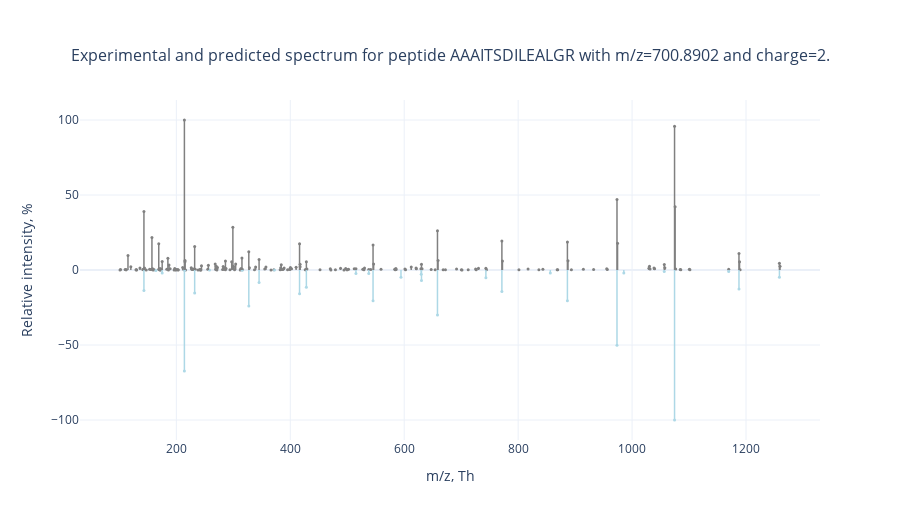

The notebook cell this image was saved under:
### Code cell
plot_mass_spectra(
    mz_values=mz_values, 
    intensity_values=relat_intensity_values,
    predicted=(predicted_df.FragmentMz, predicted_df.RelativeIntensity, predicted_df.ions),
    title=f"Experimental and predicted spectrum for peptide AAAITSDILEALGR with m/z={df_ms2_mirrored[df_ms2_mirrored.scan == scan].prec_mono_mz.values[0]} and charge={df_ms2_mirrored[df_ms2_mirrored.scan == scan].prec_charge.values[0]}."
).show(config=utils.config)

### Figure 1 — Plotly figure (JSON) as saved in the notebook; plotly's stock layout.template omitted (floating-point values rounded to 4 significant figures; data arrays with more than 128 entries replaced by an {"elided": "..."} marker saying what was removed)
{"data": [{"hovertemplate": "<b>m/z:</b> %{x};<br><b>Intensity:</b> %{y}.", "marker": {"color": "grey", "size": 3}, "mode": "markers", "name": "", "showlegend": false, "type": "scatter", "x": {"elided": "204 float values"}, "y": {"elided": "204 float values"}}, {"hovertemplate": "<b>m/z:</b> %{x};<br><b>Intensity:</b> %{y};<br><b>Ion:</b> %{hovertext}.", "hovertext": ["y1_+1", "y2_+1", "b2_+1", "y3_+1", "b3_+1", "y4_+1", "b4_+1", "b4_+2", "y5_+1", "b5_+1", "b5_+2", "y6_+1", "b6_+1", "b6_+2", "y7_+1", "b7_+1", "b7_+2", "y8_+1", "b8_+1", "b8_+2", "y9_+1", "b9_+1", "y10_+1", "y10_+2", "b10_+1", "y11_+1", "y11_+2", "b11_+1", "y12_+1", "y12_+2", "b12_+1"], "marker": {"color": "lightblue", "size": 3}, "mode": "markers", "name": "", "showlegend": false, "type": "scatter", "x": [175.1, 232.1, 143.1, 345.2, 214.1, 416.3, 327.2, 164.1, 545.3, 428.3, 214.6, 658.4, 515.3, 258.1, 771.5, 630.3, 315.7, 886.5, 743.4, 372.2, 973.5, 856.5, 1075.0, 537.8, 985.5, 1188.0, 594.3, 1057.0, 1259.0, 629.9, 1170.0], "y": [-1.994, -15.3, -13.63, -8.323, -67.32, -15.83, -23.94, -0.3911, -20.43, -11.45, -0.07007, -30.07, -2.319, -0.05487, -14.35, -6.979, -0.09137, -20.53, -5.227, -0.01434, -50.23, -1.945, -100, -2.283, -1.934, -12.6, -4.806, -0.9185, -4.843, -2.805, -1.043]}], "layout": {"height": 520, "hovermode": "closest", "legend": {"orientation": "h", "x": 1, "xanchor": "right", "y": 1.01, "yanchor": "bottom"}, "shapes": [{"line": {"color": "grey", "width": 1.5}, "type": "line", "x0": 101.1, "x1": 101.1, "xref": "x", "y0": 0, "y1": 0.06356, "yref": "y"}, {"line": {"color": "grey", "width": 1.5}, "type": "line", "x0": 102.1, "x1": 102.1, "xref": "x", "y0": 0, "y1": 0.3562, "yref": "y"}, {"line": {"color": "grey", "width": 1.5}, "type": "line", "x0": 110.1, "x1": 110.1, "xref": "x", "y0": 0, "y1": 0.4012, "yref": "y"}, {"line": {"color": "grey", "width": 1.5}, "type": "line", "x0": 111.3, "x1": 111.3, "xref": "x", "y0": 0, "y1": 0.1134, "yref": "y"}, {"line": {"color": "grey", "width": 1.5}, "type": "line", "x0": 112.1, "x1": 112.1, "xref": "x", "y0": 0, "y1": 0.1079, "yref": "y"}, {"line": {"color": "grey", "width": 1.5}, "type": "line", "x0": 115.1, "x1": 115.1, "xref": "x", "y0": 0, "y1": 9.747, "yref": "y"}, {"line": {"color": "grey", "width": 1.5}, "type": "line", "x0": 120.1, "x1": 120.1, "xref": "x", "y0": 0, "y1": 2.123, "yref": "y"}, {"line": {"color": "grey", "width": 1.5}, "type": "line", "x0": 129.1, "x1": 129.1, "xref": "x", "y0": 0, "y1": 0.117, "yref": "y"}, {"line": {"color": "grey", "width": 1.5}, "type": "line", "x0": 130.1, "x1": 130.1, "xref": "x", "y0": 0, "y1": 0.1605, "yref": "y"}, {"line": {"color": "grey", "width": 1.5}, "type": "line", "x0": 130.1, "x1": 130.1, "xref": "x", "y0": 0, "y1": 0.08228, "yref": "y"}, {"line": {"color": "grey", "width": 1.5}, "type": "line", "x0": 136.1, "x1": 136.1, "xref": "x", "y0": 0, "y1": 1.322, "yref": "y"}, {"line": {"color": "grey", "width": 1.5}, "type": "line", "x0": 141.1, "x1": 141.1, "xref": "x", "y0": 0, "y1": 0.4146, "yref": "y"}, {"line": {"color": "grey", "width": 1.5}, "type": "line", "x0": 142.1, "x1": 142.1, "xref": "x", "y0": 0, "y1": 0.1388, "yref": "y"}, {"line": {"color": "grey", "width": 1.5}, "type": "line", "x0": 143.1, "x1": 143.1, "xref": "x", "y0": 0, "y1": 39.07, "yref": "y"}, {"line": {"color": "grey", "width": 1.5}, "type": "line", "x0": 143.1, "x1": 143.1, "xref": "x", "y0": 0, "y1": 0.6545, "yref": "y"}, {"line": {"color": "grey", "width": 1.5}, "type": "line", "x0": 144.1, "x1": 144.1, "xref": "x", "y0": 0, "y1": 1.351, "yref": "y"}, {"line": {"color": "grey", "width": 1.5}, "type": "line", "x0": 147.1, "x1": 147.1, "xref": "x", "y0": 0, "y1": 0.05186, "yref": "y"}, {"line": {"color": "grey", "width": 1.5}, "type": "line", "x0": 153.1, "x1": 153.1, "xref": "x", "y0": 0, "y1": 0.4975, "yref": "y"}, {"line": {"color": "grey", "width": 1.5}, "type": "line", "x0": 155.1, "x1": 155.1, "xref": "x", "y0": 0, "y1": 0.3868, "yref": "y"}, {"line": {"color": "grey", "width": 1.5}, "type": "line", "x0": 157.1, "x1": 157.1, "xref": "x", "y0": 0, "y1": 21.68, "yref": "y"}, {"line": {"color": "grey", "width": 1.5}, "type": "line", "x0": 158.1, "x1": 158.1, "xref": "x", "y0": 0, "y1": 0.4366, "yref": "y"}, {"line": {"color": "grey", "width": 1.5}, "type": "line", "x0": 158.1, "x1": 158.1, "xref": "x", "y0": 0, "y1": 0.8971, "yref": "y"}, {"line": {"color": "grey", "width": 1.5}, "type": "line", "x0": 159.1, "x1": 159.1, "xref": "x", "y0": 0, "y1": 0.05235, "yref": "y"}, {"line": {"color": "grey", "width": 1.5}, "type": "line", "x0": 159.1, "x1": 159.1, "xref": "x", "y0": 0, "y1": 0.5613, "yref": "y"}, {"line": {"color": "grey", "width": 1.5}, "type": "line", "x0": 161.1, "x1": 161.1, "xref": "x", "y0": 0, "y1": 0.137, "yref": "y"}, {"line": {"color": "grey", "width": 1.5}, "type": "line", "x0": 169.1, "x1": 169.1, "xref": "x", "y0": 0, "y1": 0.5322, "yref": "y"}, {"line": {"color": "grey", "width": 1.5}, "type": "line", "x0": 169.1, "x1": 169.1, "xref": "x", "y0": 0, "y1": 17.48, "yref": "y"}, {"line": {"color": "grey", "width": 1.5}, "type": "line", "x0": 170.1, "x1": 170.1, "xref": "x", "y0": 0, "y1": 0.2845, "yref": "y"}, {"line": {"color": "grey", "width": 1.5}, "type": "line", "x0": 171.1, "x1": 171.1, "xref": "x", "y0": 0, "y1": 1.071, "yref": "y"}, {"line": {"color": "grey", "width": 1.5}, "type": "line", "x0": 171.1, "x1": 171.1, "xref": "x", "y0": 0, "y1": 0.0071, "yref": "y"}, {"line": {"color": "grey", "width": 1.5}, "type": "line", "x0": 172.1, "x1": 172.1, "xref": "x", "y0": 0, "y1": 0.0722, "yref": "y"}, {"line": {"color": "grey", "width": 1.5}, "type": "line", "x0": 173.1, "x1": 173.1, "xref": "x", "y0": 0, "y1": 0.7077, "yref": "y"}, {"line": {"color": "grey", "width": 1.5}, "type": "line", "x0": 175.1, "x1": 175.1, "xref": "x", "y0": 0, "y1": 5.743, "yref": "y"}, {"line": {"color": "grey", "width": 1.5}, "type": "line", "x0": 183.1, "x1": 183.1, "xref": "x", "y0": 0, "y1": 0.4819, "yref": "y"}, {"line": {"color": "grey", "width": 1.5}, "type": "line", "x0": 185.1, "x1": 185.1, "xref": "x", "y0": 0, "y1": 7.786, "yref": "y"}, {"line": {"color": "grey", "width": 1.5}, "type": "line", "x0": 186.1, "x1": 186.1, "xref": "x", "y0": 0, "y1": 0, "yref": "y"}, {"line": {"color": "grey", "width": 1.5}, "type": "line", "x0": 187.1, "x1": 187.1, "xref": "x", "y0": 0, "y1": 3.276, "yref": "y"}, {"line": {"color": "grey", "width": 1.5}, "type": "line", "x0": 189.1, "x1": 189.1, "xref": "x", "y0": 0, "y1": 0.904, "yref": "y"}, {"line": {"color": "grey", "width": 1.5}, "type": "line", "x0": 196.1, "x1": 196.1, "xref": "x", "y0": 0, "y1": 0.06875, "yref": "y"}, {"line": {"color": "grey", "width": 1.5}, "type": "line", "x0": 197.1, "x1": 197.1, "xref": "x", "y0": 0, "y1": 0.98, "yref": "y"}, {"line": {"color": "grey", "width": 1.5}, "type": "line", "x0": 199.1, "x1": 199.1, "xref": "x", "y0": 0, "y1": 0.05332, "yref": "y"}, {"line": {"color": "grey", "width": 1.5}, "type": "line", "x0": 199.2, "x1": 199.2, "xref": "x", "y0": 0, "y1": 0.1789, "yref": "y"}, {"line": {"color": "grey", "width": 1.5}, "type": "line", "x0": 201.1, "x1": 201.1, "xref": "x", "y0": 0, "y1": 0.4164, "yref": "y"}, {"line": {"color": "grey", "width": 1.5}, "type": "line", "x0": 203.1, "x1": 203.1, "xref": "x", "y0": 0, "y1": 0.04411, "yref": "y"}, {"line": {"color": "grey", "width": 1.5}, "type": "line", "x0": 203.1, "x1": 203.1, "xref": "x", "y0": 0, "y1": 0.1641, "yref": "y"}, {"line": {"color": "grey", "width": 1.5}, "type": "line", "x0": 211.1, "x1": 211.1, "xref": "x", "y0": 0, "y1": 1.608, "yref": "y"}, {"line": {"color": "grey", "width": 1.5}, "type": "line", "x0": 213.2, "x1": 213.2, "xref": "x", "y0": 0, "y1": 0.1135, "yref": "y"}, {"line": {"color": "grey", "width": 1.5}, "type": "line", "x0": 214.1, "x1": 214.1, "xref": "x", "y0": 0, "y1": 100, "yref": "y"}, {"line": {"color": "grey", "width": 1.5}, "type": "line", "x0": 215.1, "x1": 215.1, "xref": "x", "y0": 0, "y1": 5.487, "yref": "y"}, {"line": {"color": "grey", "width": 1.5}, "type": "line", "x0": 215.1, "x1": 215.1, "xref": "x", "y0": 0, "y1": 6.323, "yref": "y"}, {"line": {"color": "grey", "width": 1.5}, "type": "line", "x0": 216.1, "x1": 216.1, "xref": "x", "y0": 0, "y1": 0.0646, "yref": "y"}, {"line": {"color": "grey", "width": 1.5}, "type": "line", "x0": 226.1, "x1": 226.1, "xref": "x", "y0": 0, "y1": 1.579, "yref": "y"}, {"line": {"color": "grey", "width": 1.5}, "type": "line", "x0": 227.2, "x1": 227.2, "xref": "x", "y0": 0, "y1": 0.5367, "yref": "y"}, {"line": {"color": "grey", "width": 1.5}, "type": "line", "x0": 228.2, "x1": 228.2, "xref": "x", "y0": 0, "y1": 0.2604, "yref": "y"}, {"line": {"color": "grey", "width": 1.5}, "type": "line", "x0": 229.1, "x1": 229.1, "xref": "x", "y0": 0, "y1": 0.5858, "yref": "y"}, {"line": {"color": "grey", "width": 1.5}, "type": "line", "x0": 230.1, "x1": 230.1, "xref": "x", "y0": 0, "y1": 0.4257, "yref": "y"}, {"line": {"color": "grey", "width": 1.5}, "type": "line", "x0": 232.1, "x1": 232.1, "xref": "x", "y0": 0, "y1": 15.64, "yref": "y"}, {"line": {"color": "grey", "width": 1.5}, "type": "line", "x0": 233.1, "x1": 233.1, "xref": "x", "y0": 0, "y1": 0.441, "yref": "y"}, {"line": {"color": "grey", "width": 1.5}, "type": "line", "x0": 238.2, "x1": 238.2, "xref": "x", "y0": 0, "y1": 0.05292, "yref": "y"}, {"line": {"color": "grey", "width": 1.5}, "type": "line", "x0": 241.2, "x1": 241.2, "xref": "x", "y0": 0, "y1": 0.2822, "yref": "y"}, {"line": {"color": "grey", "width": 1.5}, "type": "line", "x0": 242.1, "x1": 242.1, "xref": "x", "y0": 0, "y1": 0.07393, "yref": "y"}, {"line": {"color": "grey", "width": 1.5}, "type": "line", "x0": 242.1, "x1": 242.1, "xref": "x", "y0": 0, "y1": 0.1457, "yref": "y"}, {"line": {"color": "grey", "width": 1.5}, "type": "line", "x0": 243.1, "x1": 243.1, "xref": "x", "y0": 0, "y1": 0.07011, "yref": "y"}, {"line": {"color": "grey", "width": 1.5}, "type": "line", "x0": 244.1, "x1": 244.1, "xref": "x", "y0": 0, "y1": 2.802, "yref": "y"}, {"line": {"color": "grey", "width": 1.5}, "type": "line", "x0": 255.1, "x1": 255.1, "xref": "x", "y0": 0, "y1": 0.4279, "yref": "y"}, {"line": {"color": "grey", "width": 1.5}, "type": "line", "x0": 256.2, "x1": 256.2, "xref": "x", "y0": 0, "y1": 3.175, "yref": "y"}, {"line": {"color": "grey", "width": 1.5}, "type": "line", "x0": 268.2, "x1": 268.2, "xref": "x", "y0": 0, "y1": 4.004, "yref": "y"}, {"line": {"color": "grey", "width": 1.5}, "type": "line", "x0": 269.2, "x1": 269.2, "xref": "x", "y0": 0, "y1": 0.3802, "yref": "y"}, {"line": {"color": "grey", "width": 1.5}, "type": "line", "x0": 270.1, "x1": 270.1, "xref": "x", "y0": 0, "y1": 2.549, "yref": "y"}, {"line": {"color": "grey", "width": 1.5}, "type": "line", "x0": 271.1, "x1": 271.1, "xref": "x", "y0": 0, "y1": 0.03766, "yref": "y"}, {"line": {"color": "grey", "width": 1.5}, "type": "line", "x0": 272.2, "x1": 272.2, "xref": "x", "y0": 0, "y1": 1.672, "yref": "y"}, {"line": {"color": "grey", "width": 1.5}, "type": "line", "x0": 281.2, "x1": 281.2, "xref": "x", "y0": 0, "y1": 0.3481, "yref": "y"}, {"line": {"color": "grey", "width": 1.5}, "type": "line", "x0": 282.2, "x1": 282.2, "xref": "x", "y0": 0, "y1": 2.344, "yref": "y"}, {"line": {"color": "grey", "width": 1.5}, "type": "line", "x0": 283.1, "x1": 283.1, "xref": "x", "y0": 0, "y1": 0.4188, "yref": "y"}, {"line": {"color": "grey", "width": 1.5}, "type": "line", "x0": 284.2, "x1": 284.2, "xref": "x", "y0": 0, "y1": 1.445, "yref": "y"}, {"line": {"color": "grey", "width": 1.5}, "type": "line", "x0": 286.1, "x1": 286.1, "xref": "x", "y0": 0, "y1": 0.8997, "yref": "y"}, {"line": {"color": "grey", "width": 1.5}, "type": "line", "x0": 286.1, "x1": 286.1, "xref": "x", "y0": 0, "y1": 0.2397, "yref": "y"}, {"line": {"color": "grey", "width": 1.5}, "type": "line", "x0": 286.2, "x1": 286.2, "xref": "x", "y0": 0, "y1": 5.965, "yref": "y"}, {"line": {"color": "grey", "width": 1.5}, "type": "line", "x0": 287.2, "x1": 287.2, "xref": "x", "y0": 0, "y1": 0.963, "yref": "y"}, {"line": {"color": "grey", "width": 1.5}, "type": "line", "x0": 294.2, "x1": 294.2, "xref": "x", "y0": 0, "y1": 0.1007, "yref": "y"}, {"line": {"color": "grey", "width": 1.5}, "type": "line", "x0": 297.2, "x1": 297.2, "xref": "x", "y0": 0, "y1": 5.494, "yref": "y"}, {"line": {"color": "grey", "width": 1.5}, "type": "line", "x0": 299.2, "x1": 299.2, "xref": "x", "y0": 0, "y1": 28.48, "yref": "y"}, {"line": {"color": "grey", "width": 1.5}, "type": "line", "x0": 300.2, "x1": 300.2, "xref": "x", "y0": 0, "y1": 1.442, "yref": "y"}, {"line": {"color": "grey", "width": 1.5}, "type": "line", "x0": 300.2, "x1": 300.2, "xref": "x", "y0": 0, "y1": 2.481, "yref": "y"}, {"line": {"color": "grey", "width": 1.5}, "type": "line", "x0": 302.2, "x1": 302.2, "xref": "x", "y0": 0, "y1": 0.1842, "yref": "y"}, {"line": {"color": "grey", "width": 1.5}, "type": "line", "x0": 304.1, "x1": 304.1, "xref": "x", "y0": 0, "y1": 3.994, "yref": "y"}, {"line": {"color": "grey", "width": 1.5}, "type": "line", "x0": 312.2, "x1": 312.2, "xref": "x", "y0": 0, "y1": 0.06602, "yref": "y"}, {"line": {"color": "grey", "width": 1.5}, "type": "line", "x0": 313.2, "x1": 313.2, "xref": "x", "y0": 0, "y1": 0.7534, "yref": "y"}, {"line": {"color": "grey", "width": 1.5}, "type": "line", "x0": 314.2, "x1": 314.2, "xref": "x", "y0": 0, "y1": 0.7845, "yref": "y"}, {"line": {"color": "grey", "width": 1.5}, "type": "line", "x0": 315.2, "x1": 315.2, "xref": "x", "y0": 0, "y1": 7.928, "yref": "y"}, {"line": {"color": "grey", "width": 1.5}, "type": "line", "x0": 315.2, "x1": 315.2, "xref": "x", "y0": 0, "y1": 0.1391, "yref": "y"}, {"line": {"color": "grey", "width": 1.5}, "type": "line", "x0": 316.2, "x1": 316.2, "xref": "x", "y0": 0, "y1": 0.4162, "yref": "y"}, {"line": {"color": "grey", "width": 1.5}, "type": "line", "x0": 327.2, "x1": 327.2, "xref": "x", "y0": 0, "y1": 12.13, "yref": "y"}, {"line": {"color": "grey", "width": 1.5}, "type": "line", "x0": 328.2, "x1": 328.2, "xref": "x", "y0": 0, "y1": 1.482, "yref": "y"}, {"line": {"color": "grey", "width": 1.5}, "type": "line", "x0": 337.2, "x1": 337.2, "xref": "x", "y0": 0, "y1": 0.2113, "yref": "y"}, {"line": {"color": "grey", "width": 1.5}, "type": "line", "x0": 339.2, "x1": 339.2, "xref": "x", "y0": 0, "y1": 2.082, "yref": "y"}, {"line": {"color": "grey", "width": 1.5}, "type": "line", "x0": 345.2, "x1": 345.2, "xref": "x", "y0": 0, "y1": 7.01, "yref": "y"}, {"line": {"color": "grey", "width": 1.5}, "type": "line", "x0": 355.2, "x1": 355.2, "xref": "x", "y0": 0, "y1": 0.6159, "yref": "y"}, {"line": {"color": "grey", "width": 1.5}, "type": "line", "x0": 357.2, "x1": 357.2, "xref": "x", "y0": 0, "y1": 2.019, "yref": "y"}, {"line": {"color": "grey", "width": 1.5}, "type": "line", "x0": 366.2, "x1": 366.2, "xref": "x", "y0": 0, "y1": 0.06716, "yref": "y"}, {"line": {"color": "grey", "width": 1.5}, "type": "line", "x0": 371.2, "x1": 371.2, "xref": "x", "y0": 0, "y1": 0.2429, "yref": "y"}, {"line": {"color": "grey", "width": 1.5}, "type": "line", "x0": 382.2, "x1": 382.2, "xref": "x", "y0": 0, "y1": 0.09878, "yref": "y"}, {"line": {"color": "grey", "width": 1.5}, "type": "line", "x0": 383.2, "x1": 383.2, "xref": "x", "y0": 0, "y1": 1.418, "yref": "y"}, {"line": {"color": "grey", "width": 1.5}, "type": "line", "x0": 384.2, "x1": 384.2, "xref": "x", "y0": 0, "y1": 3.426, "yref": "y"}, {"line": {"color": "grey", "width": 1.5}, "type": "line", "x0": 385.2, "x1": 385.2, "xref": "x", "y0": 0, "y1": 0.3905, "yref": "y"}, {"line": {"color": "grey", "width": 1.5}, "type": "line", "x0": 387.2, "x1": 387.2, "xref": "x", "y0": 0, "y1": 0.41, "yref": "y"}, {"line": {"color": "grey", "width": 1.5}, "type": "line", "x0": 389.2, "x1": 389.2, "xref": "x", "y0": 0, "y1": 1.352, "yref": "y"}, {"line": {"color": "grey", "width": 1.5}, "type": "line", "x0": 395.3, "x1": 395.3, "xref": "x", "y0": 0, "y1": 0.08348, "yref": "y"}, {"line": {"color": "grey", "width": 1.5}, "type": "line", "x0": 399.2, "x1": 399.2, "xref": "x", "y0": 0, "y1": 0.5913, "yref": "y"}, {"line": {"color": "grey", "width": 1.5}, "type": "line", "x0": 399.2, "x1": 399.2, "xref": "x", "y0": 0, "y1": 0.3914, "yref": "y"}, {"line": {"color": "grey", "width": 1.5}, "type": "line", "x0": 400.3, "x1": 400.3, "xref": "x", "y0": 0, "y1": 1.684, "yref": "y"}, {"line": {"color": "grey", "width": 1.5}, "type": "line", "x0": 402.2, "x1": 402.2, "xref": "x", "y0": 0, "y1": 0.8416, "yref": "y"}, {"line": {"color": "grey", "width": 1.5}, "type": "line", "x0": 410.2, "x1": 410.2, "xref": "x", "y0": 0, "y1": 1.776, "yref": "y"}, {"line": {"color": "grey", "width": 1.5}, "type": "line", "x0": 416.3, "x1": 416.3, "xref": "x", "y0": 0, "y1": 17.42, "yref": "y"}, {"line": {"color": "grey", "width": 1.5}, "type": "line", "x0": 417.2, "x1": 417.2, "xref": "x", "y0": 0, "y1": 3.766, "yref": "y"}, {"line": {"color": "grey", "width": 1.5}, "type": "line", "x0": 417.3, "x1": 417.3, "xref": "x", "y0": 0, "y1": 2.151, "yref": "y"}, {"line": {"color": "grey", "width": 1.5}, "type": "line", "x0": 426.2, "x1": 426.2, "xref": "x", "y0": 0, "y1": 0.1214, "yref": "y"}, {"line": {"color": "grey", "width": 1.5}, "type": "line", "x0": 427.3, "x1": 427.3, "xref": "x", "y0": 0, "y1": 0.2224, "yref": "y"}, {"line": {"color": "grey", "width": 1.5}, "type": "line", "x0": 428.3, "x1": 428.3, "xref": "x", "y0": 0, "y1": 5.44, "yref": "y"}, {"line": {"color": "grey", "width": 1.5}, "type": "line", "x0": 429.3, "x1": 429.3, "xref": "x", "y0": 0, "y1": 0.6028, "yref": "y"}, {"line": {"color": "grey", "width": 1.5}, "type": "line", "x0": 452.2, "x1": 452.2, "xref": "x", "y0": 0, "y1": 0.1285, "yref": "y"}, {"line": {"color": "grey", "width": 1.5}, "type": "line", "x0": 470.2, "x1": 470.2, "xref": "x", "y0": 0, "y1": 0.8589, "yref": "y"}, {"line": {"color": "grey", "width": 1.5}, "type": "line", "x0": 471.2, "x1": 471.2, "xref": "x", "y0": 0, "y1": 0.06845, "yref": "y"}, {"line": {"color": "grey", "width": 1.5}, "type": "line", "x0": 479.3, "x1": 479.3, "xref": "x", "y0": 0, "y1": 0.1438, "yref": "y"}, {"line": {"color": "grey", "width": 1.5}, "type": "line", "x0": 488.2, "x1": 488.2, "xref": "x", "y0": 0, "y1": 1.191, "yref": "y"}, {"line": {"color": "grey", "width": 1.5}, "type": "line", "x0": 494.3, "x1": 494.3, "xref": "x", "y0": 0, "y1": 0.07807, "yref": "y"}, {"line": {"color": "grey", "width": 1.5}, "type": "line", "x0": 497.3, "x1": 497.3, "xref": "x", "y0": 0, "y1": 0.9413, "yref": "y"}, {"line": {"color": "grey", "width": 1.5}, "type": "line", "x0": 499.2, "x1": 499.2, "xref": "x", "y0": 0, "y1": 0.1995, "yref": "y"}, {"line": {"color": "grey", "width": 1.5}, "type": "line", "x0": 500.3, "x1": 500.3, "xref": "x", "y0": 0, "y1": 0.1114, "yref": "y"}, {"line": {"color": "grey", "width": 1.5}, "type": "line", "x0": 502.3, "x1": 502.3, "xref": "x", "y0": 0, "y1": 0.5156, "yref": "y"}, {"line": {"color": "grey", "width": 1.5}, "type": "line", "x0": 512.3, "x1": 512.3, "xref": "x", "y0": 0, "y1": 0.8497, "yref": "y"}, {"line": {"color": "grey", "width": 1.5}, "type": "line", "x0": 515.3, "x1": 515.3, "xref": "x", "y0": 0, "y1": 0.9081, "yref": "y"}, {"line": {"color": "grey", "width": 1.5}, "type": "line", "x0": 527.3, "x1": 527.3, "xref": "x", "y0": 0, "y1": 0.4866, "yref": "y"}, {"line": {"color": "grey", "width": 1.5}, "type": "line", "x0": 529.3, "x1": 529.3, "xref": "x", "y0": 0, "y1": 0.2207, "yref": "y"}, {"line": {"color": "grey", "width": 1.5}, "type": "line", "x0": 530.3, "x1": 530.3, "xref": "x", "y0": 0, "y1": 1.362, "yref": "y"}, {"line": {"color": "grey", "width": 1.5}, "type": "line", "x0": 537.8, "x1": 537.8, "xref": "x", "y0": 0, "y1": 0.3641, "yref": "y"}, {"line": {"color": "grey", "width": 1.5}, "type": "line", "x0": 541.3, "x1": 541.3, "xref": "x", "y0": 0, "y1": 0.2734, "yref": "y"}, {"line": {"color": "grey", "width": 1.5}, "type": "line", "x0": 545.3, "x1": 545.3, "xref": "x", "y0": 0, "y1": 16.73, "yref": "y"}, {"line": {"color": "grey", "width": 1.5}, "type": "line", "x0": 546.3, "x1": 546.3, "xref": "x", "y0": 0, "y1": 3.929, "yref": "y"}, {"line": {"color": "grey", "width": 1.5}, "type": "line", "x0": 559.3, "x1": 559.3, "xref": "x", "y0": 0, "y1": 0.4469, "yref": "y"}, {"line": {"color": "grey", "width": 1.5}, "type": "line", "x0": 583.3, "x1": 583.3, "xref": "x", "y0": 0, "y1": 0.5113, "yref": "y"}, {"line": {"color": "grey", "width": 1.5}, "type": "line", "x0": 584.3, "x1": 584.3, "xref": "x", "y0": 0, "y1": 0.1666, "yref": "y"}, {"line": {"color": "grey", "width": 1.5}, "type": "line", "x0": 585.3, "x1": 585.3, "xref": "x", "y0": 0, "y1": 1.004, "yref": "y"}, {"line": {"color": "grey", "width": 1.5}, "type": "line", "x0": 585.8, "x1": 585.8, "xref": "x", "y0": 0, "y1": 0.2959, "yref": "y"}, {"line": {"color": "grey", "width": 1.5}, "type": "line", "x0": 601.3, "x1": 601.3, "xref": "x", "y0": 0, "y1": 0.5853, "yref": "y"}, {"line": {"color": "grey", "width": 1.5}, "type": "line", "x0": 602.3, "x1": 602.3, "xref": "x", "y0": 0, "y1": 0.1053, "yref": "y"}, {"line": {"color": "grey", "width": 1.5}, "type": "line", "x0": 612.3, "x1": 612.3, "xref": "x", "y0": 0, "y1": 1.95, "yref": "y"}, {"line": {"color": "grey", "width": 1.5}, "type": "line", "x0": 620.8, "x1": 620.8, "xref": "x", "y0": 0, "y1": 1.318, "yref": "y"}, {"line": {"color": "grey", "width": 1.5}, "type": "line", "x0": 621.4, "x1": 621.4, "xref": "x", "y0": 0, "y1": 0.7958, "yref": "y"}, {"line": {"color": "grey", "width": 1.5}, "type": "line", "x0": 629.3, "x1": 629.3, "xref": "x", "y0": 0, "y1": 0.8894, "yref": "y"}, {"line": {"color": "grey", "width": 1.5}, "type": "line", "x0": 630.3, "x1": 630.3, "xref": "x", "y0": 0, "y1": 3.841, "yref": "y"}, {"line": {"color": "grey", "width": 1.5}, "type": "line", "x0": 631.3, "x1": 631.3, "xref": "x", "y0": 0, "y1": 0.871, "yref": "y"}, {"line": {"color": "grey", "width": 1.5}, "type": "line", "x0": 647.3, "x1": 647.3, "xref": "x", "y0": 0, "y1": 0.33, "yref": "y"}, {"line": {"color": "grey", "width": 1.5}, "type": "line", "x0": 654.3, "x1": 654.3, "xref": "x", "y0": 0, "y1": 0.2161, "yref": "y"}, {"line": {"color": "grey", "width": 1.5}, "type": "line", "x0": 658.4, "x1": 658.4, "xref": "x", "y0": 0, "y1": 26.11, "yref": "y"}, {"line": {"color": "grey", "width": 1.5}, "type": "line", "x0": 659.4, "x1": 659.4, "xref": "x", "y0": 0, "y1": 6.274, "yref": "y"}, {"line": {"color": "grey", "width": 1.5}, "type": "line", "x0": 668.4, "x1": 668.4, "xref": "x", "y0": 0, "y1": 0.2345, "yref": "y"}, {"line": {"color": "grey", "width": 1.5}, "type": "line", "x0": 672.4, "x1": 672.4, "xref": "x", "y0": 0, "y1": 0.2126, "yref": "y"}, {"line": {"color": "grey", "width": 1.5}, "type": "line", "x0": 691.9, "x1": 691.9, "xref": "x", "y0": 0, "y1": 0.5988, "yref": "y"}, {"line": {"color": "grey", "width": 1.5}, "type": "line", "x0": 700.4, "x1": 700.4, "xref": "x", "y0": 0, "y1": 0.1074, "yref": "y"}, {"line": {"color": "grey", "width": 1.5}, "type": "line", "x0": 701.4, "x1": 701.4, "xref": "x", "y0": 0, "y1": 0.05464, "yref": "y"}, {"line": {"color": "grey", "width": 1.5}, "type": "line", "x0": 712.3, "x1": 712.3, "xref": "x", "y0": 0, "y1": 0.1879, "yref": "y"}, {"line": {"color": "grey", "width": 1.5}, "type": "line", "x0": 725.4, "x1": 725.4, "xref": "x", "y0": 0, "y1": 0.5971, "yref": "y"}, {"line": {"color": "grey", "width": 1.5}, "type": "line", "x0": 726.4, "x1": 726.4, "xref": "x", "y0": 0, "y1": 0.1227, "yref": "y"}, {"line": {"color": "grey", "width": 1.5}, "type": "line", "x0": 730.4, "x1": 730.4, "xref": "x", "y0": 0, "y1": 1.145, "yref": "y"}, {"line": {"color": "grey", "width": 1.5}, "type": "line", "x0": 743.4, "x1": 743.4, "xref": "x", "y0": 0, "y1": 1.164, "yref": "y"}, {"line": {"color": "grey", "width": 1.5}, "type": "line", "x0": 744.4, "x1": 744.4, "xref": "x", "y0": 0, "y1": 0.1612, "yref": "y"}, {"line": {"color": "grey", "width": 1.5}, "type": "line", "x0": 771.5, "x1": 771.5, "xref": "x", "y0": 0, "y1": 19.25, "yref": "y"}, {"line": {"color": "grey", "width": 1.5}, "type": "line", "x0": 772.5, "x1": 772.5, "xref": "x", "y0": 0, "y1": 5.945, "yref": "y"}, {"line": {"color": "grey", "width": 1.5}, "type": "line", "x0": 801.4, "x1": 801.4, "xref": "x", "y0": 0, "y1": 0.1889, "yref": "y"}, {"line": {"color": "grey", "width": 1.5}, "type": "line", "x0": 817.5, "x1": 817.5, "xref": "x", "y0": 0, "y1": 0.5974, "yref": "y"}, {"line": {"color": "grey", "width": 1.5}, "type": "line", "x0": 836.5, "x1": 836.5, "xref": "x", "y0": 0, "y1": 0.1732, "yref": "y"}, {"line": {"color": "grey", "width": 1.5}, "type": "line", "x0": 843.4, "x1": 843.4, "xref": "x", "y0": 0, "y1": 0.5413, "yref": "y"}, {"line": {"color": "grey", "width": 1.5}, "type": "line", "x0": 868.5, "x1": 868.5, "xref": "x", "y0": 0, "y1": 0.1077, "yref": "y"}, {"line": {"color": "grey", "width": 1.5}, "type": "line", "x0": 869.5, "x1": 869.5, "xref": "x", "y0": 0, "y1": 0.2033, "yref": "y"}, {"line": {"color": "grey", "width": 1.5}, "type": "line", "x0": 886.5, "x1": 886.5, "xref": "x", "y0": 0, "y1": 18.6, "yref": "y"}, {"line": {"color": "grey", "width": 1.5}, "type": "line", "x0": 887.5, "x1": 887.5, "xref": "x", "y0": 0, "y1": 6.125, "yref": "y"}, {"line": {"color": "grey", "width": 1.5}, "type": "line", "x0": 893.5, "x1": 893.5, "xref": "x", "y0": 0, "y1": 0.1107, "yref": "y"}, {"line": {"color": "grey", "width": 1.5}, "type": "line", "x0": 914.5, "x1": 914.5, "xref": "x", "y0": 0, "y1": 0.4302, "yref": "y"}, {"line": {"color": "grey", "width": 1.5}, "type": "line", "x0": 932.5, "x1": 932.5, "xref": "x", "y0": 0, "y1": 0.2533, "yref": "y"}, {"line": {"color": "grey", "width": 1.5}, "type": "line", "x0": 955.5, "x1": 955.5, "xref": "x", "y0": 0, "y1": 0.9003, "yref": "y"}, {"line": {"color": "grey", "width": 1.5}, "type": "line", "x0": 956.5, "x1": 956.5, "xref": "x", "y0": 0, "y1": 0.2557, "yref": "y"}, {"line": {"color": "grey", "width": 1.5}, "type": "line", "x0": 973.5, "x1": 973.5, "xref": "x", "y0": 0, "y1": 47.07, "yref": "y"}, {"line": {"color": "grey", "width": 1.5}, "type": "line", "x0": 974.5, "x1": 974.5, "xref": "x", "y0": 0, "y1": 17.75, "yref": "y"}, {"line": {"color": "grey", "width": 1.5}, "type": "line", "x0": 1030.0, "x1": 1030.0, "xref": "x", "y0": 0, "y1": 1.235, "yref": "y"}, {"line": {"color": "grey", "width": 1.5}, "type": "line", "x0": 1031.0, "x1": 1031.0, "xref": "x", "y0": 0, "y1": 2.55, "yref": "y"}, {"line": {"color": "grey", "width": 1.5}, "type": "line", "x0": 1032.0, "x1": 1032.0, "xref": "x", "y0": 0, "y1": 0.6082, "yref": "y"}, {"line": {"color": "grey", "width": 1.5}, "type": "line", "x0": 1039.0, "x1": 1039.0, "xref": "x", "y0": 0, "y1": 1.291, "yref": "y"}, {"line": {"color": "grey", "width": 1.5}, "type": "line", "x0": 1040.0, "x1": 1040.0, "xref": "x", "y0": 0, "y1": 0.8437, "yref": "y"}, {"line": {"color": "grey", "width": 1.5}, "type": "line", "x0": 1057.0, "x1": 1057.0, "xref": "x", "y0": 0, "y1": 3.599, "yref": "y"}, {"line": {"color": "grey", "width": 1.5}, "type": "line", "x0": 1058.0, "x1": 1058.0, "xref": "x", "y0": 0, "y1": 1.579, "yref": "y"}, {"line": {"color": "grey", "width": 1.5}, "type": "line", "x0": 1075.0, "x1": 1075.0, "xref": "x", "y0": 0, "y1": 95.79, "yref": "y"}, {"line": {"color": "grey", "width": 1.5}, "type": "line", "x0": 1076.0, "x1": 1076.0, "xref": "x", "y0": 0, "y1": 42.11, "yref": "y"}, {"line": {"color": "grey", "width": 1.5}, "type": "line", "x0": 1077.0, "x1": 1077.0, "xref": "x", "y0": 0, "y1": 0.703, "yref": "y"}, {"line": {"color": "grey", "width": 1.5}, "type": "line", "x0": 1085.0, "x1": 1085.0, "xref": "x", "y0": 0, "y1": 0.3344, "yref": "y"}, {"line": {"color": "grey", "width": 1.5}, "type": "line", "x0": 1086.0, "x1": 1086.0, "xref": "x", "y0": 0, "y1": 0.1298, "yref": "y"}, {"line": {"color": "grey", "width": 1.5}, "type": "line", "x0": 1101.0, "x1": 1101.0, "xref": "x", "y0": 0, "y1": 0.4789, "yref": "y"}, {"line": {"color": "grey", "width": 1.5}, "type": "line", "x0": 1102.0, "x1": 1102.0, "xref": "x", "y0": 0, "y1": 0.1182, "yref": "y"}, {"line": {"color": "grey", "width": 1.5}, "type": "line", "x0": 1170.0, "x1": 1170.0, "xref": "x", "y0": 0, "y1": 0.4201, "yref": "y"}, {"line": {"color": "grey", "width": 1.5}, "type": "line", "x0": 1188.0, "x1": 1188.0, "xref": "x", "y0": 0, "y1": 10.92, "yref": "y"}, {"line": {"color": "grey", "width": 1.5}, "type": "line", "x0": 1189.0, "x1": 1189.0, "xref": "x", "y0": 0, "y1": 5.527, "yref": "y"}, {"line": {"color": "grey", "width": 1.5}, "type": "line", "x0": 1190.0, "x1": 1190.0, "xref": "x", "y0": 0, "y1": 0.1718, "yref": "y"}, {"line": {"color": "grey", "width": 1.5}, "type": "line", "x0": 1259.0, "x1": 1259.0, "xref": "x", "y0": 0, "y1": 4.551, "yref": "y"}, {"line": {"color": "grey", "width": 1.5}, "type": "line", "x0": 1260.0, "x1": 1260.0, "xref": "x", "y0": 0, "y1": 2.445, "yref": "y"}, {"line": {"color": "lightblue", "width": 1.5}, "type": "line", "x0": 175.1, "x1": 175.1, "xref": "x", "y0": 0, "y1": -1.994, "yref": "y"}, {"line": {"color": "lightblue", "width": 1.5}, "type": "line", "x0": 232.1, "x1": 232.1, "xref": "x", "y0": 0, "y1": -15.3, "yref": "y"}, {"line": {"color": "lightblue", "width": 1.5}, "type": "line", "x0": 143.1, "x1": 143.1, "xref": "x", "y0": 0, "y1": -13.63, "yref": "y"}, {"line": {"color": "lightblue", "width": 1.5}, "type": "line", "x0": 345.2, "x1": 345.2, "xref": "x", "y0": 0, "y1": -8.323, "yref": "y"}, {"line": {"color": "lightblue", "width": 1.5}, "type": "line", "x0": 214.1, "x1": 214.1, "xref": "x", "y0": 0, "y1": -67.32, "yref": "y"}, {"line": {"color": "lightblue", "width": 1.5}, "type": "line", "x0": 416.3, "x1": 416.3, "xref": "x", "y0": 0, "y1": -15.83, "yref": "y"}, {"line": {"color": "lightblue", "width": 1.5}, "type": "line", "x0": 327.2, "x1": 327.2, "xref": "x", "y0": 0, "y1": -23.94, "yref": "y"}, {"line": {"color": "lightblue", "width": 1.5}, "type": "line", "x0": 164.1, "x1": 164.1, "xref": "x", "y0": 0, "y1": -0.3911, "yref": "y"}, {"line": {"color": "lightblue", "width": 1.5}, "type": "line", "x0": 545.3, "x1": 545.3, "xref": "x", "y0": 0, "y1": -20.43, "yref": "y"}, {"line": {"color": "lightblue", "width": 1.5}, "type": "line", "x0": 428.3, "x1": 428.3, "xref": "x", "y0": 0, "y1": -11.45, "yref": "y"}, {"line": {"color": "lightblue", "width": 1.5}, "type": "line", "x0": 214.6, "x1": 214.6, "xref": "x", "y0": 0, "y1": -0.07007, "yref": "y"}, {"line": {"color": "lightblue", "width": 1.5}, "type": "line", "x0": 658.4, "x1": 658.4, "xref": "x", "y0": 0, "y1": -30.07, "yref": "y"}, {"line": {"color": "lightblue", "width": 1.5}, "type": "line", "x0": 515.3, "x1": 515.3, "xref": "x", "y0": 0, "y1": -2.319, "yref": "y"}, {"line": {"color": "lightblue", "width": 1.5}, "type": "line", "x0": 258.1, "x1": 258.1, "xref": "x", "y0": 0, "y1": -0.05487, "yref": "y"}, {"line": {"color": "lightblue", "width": 1.5}, "type": "line", "x0": 771.5, "x1": 771.5, "xref": "x", "y0": 0, "y1": -14.35, "yref": "y"}, {"line": {"color": "lightblue", "width": 1.5}, "type": "line", "x0": 630.3, "x1": 630.3, "xref": "x", "y0": 0, "y1": -6.979, "yref": "y"}, {"line": {"color": "lightblue", "width": 1.5}, "type": "line", "x0": 315.7, "x1": 315.7, "xref": "x", "y0": 0, "y1": -0.09137, "yref": "y"}, {"line": {"color": "lightblue", "width": 1.5}, "type": "line", "x0": 886.5, "x1": 886.5, "xref": "x", "y0": 0, "y1": -20.53, "yref": "y"}, {"line": {"color": "lightblue", "width": 1.5}, "type": "line", "x0": 743.4, "x1": 743.4, "xref": "x", "y0": 0, "y1": -5.227, "yref": "y"}, {"line": {"color": "lightblue", "width": 1.5}, "type": "line", "x0": 372.2, "x1": 372.2, "xref": "x", "y0": 0, "y1": -0.01434, "yref": "y"}, {"line": {"color": "lightblue", "width": 1.5}, "type": "line", "x0": 973.5, "x1": 973.5, "xref": "x", "y0": 0, "y1": -50.23, "yref": "y"}, {"line": {"color": "lightblue", "width": 1.5}, "type": "line", "x0": 856.5, "x1": 856.5, "xref": "x", "y0": 0, "y1": -1.945, "yref": "y"}, {"line": {"color": "lightblue", "width": 1.5}, "type": "line", "x0": 1075.0, "x1": 1075.0, "xref": "x", "y0": 0, "y1": -100, "yref": "y"}, {"line": {"color": "lightblue", "width": 1.5}, "type": "line", "x0": 537.8, "x1": 537.8, "xref": "x", "y0": 0, "y1": -2.283, "yref": "y"}, {"line": {"color": "lightblue", "width": 1.5}, "type": "line", "x0": 985.5, "x1": 985.5, "xref": "x", "y0": 0, "y1": -1.934, "yref": "y"}, {"line": {"color": "lightblue", "width": 1.5}, "type": "line", "x0": 1188.0, "x1": 1188.0, "xref": "x", "y0": 0, "y1": -12.6, "yref": "y"}, {"line": {"color": "lightblue", "width": 1.5}, "type": "line", "x0": 594.3, "x1": 594.3, "xref": "x", "y0": 0, "y1": -4.806, "yref": "y"}, {"line": {"color": "lightblue", "width": 1.5}, "type": "line", "x0": 1057.0, "x1": 1057.0, "xref": "x", "y0": 0, "y1": -0.9185, "yref": "y"}, {"line": {"color": "lightblue", "width": 1.5}, "type": "line", "x0": 1259.0, "x1": 1259.0, "xref": "x", "y0": 0, "y1": -4.843, "yref": "y"}, {"line": {"color": "lightblue", "width": 1.5}, "type": "line", "x0": 629.9, "x1": 629.9, "xref": "x", "y0": 0, "y1": -2.805, "yref": "y"}, {"line": {"color": "lightblue", "width": 1.5}, "type": "line", "x0": 1170.0, "x1": 1170.0, "xref": "x", "y0": 0, "y1": -1.043, "yref": "y"}], "title": {"font": {"size": 16}, "text": "Experimental and predicted spectrum for peptide AAAITSDILEALGR with m/z=700.8902 and charge=2.", "x": 0.5, "xanchor": "center", "yanchor": "top"}, "xaxis": {"mirror": true, "title": {"text": "m/z, Th"}}, "yaxis": {"title": {"text": "Relative intensity, %"}}}}
